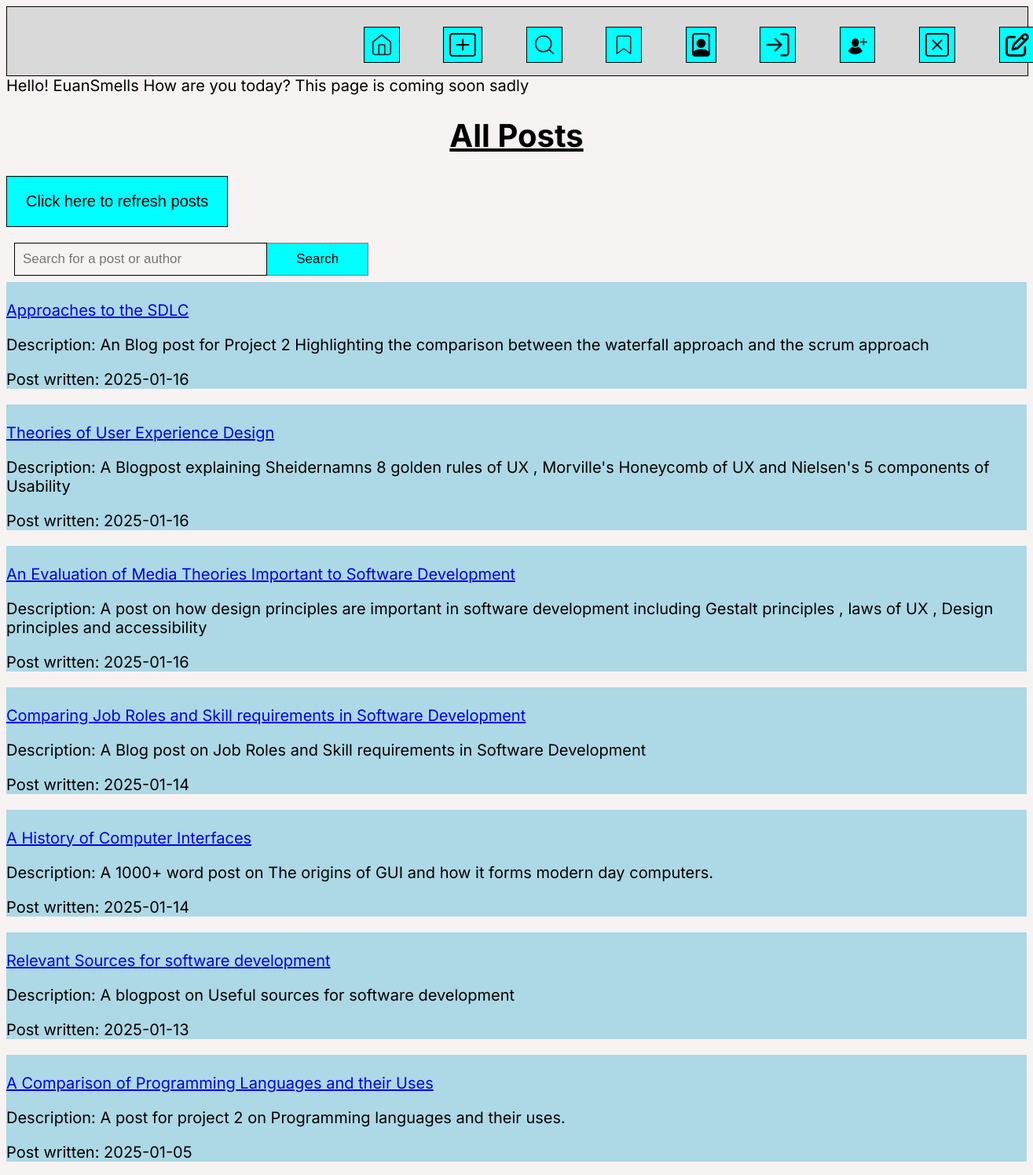
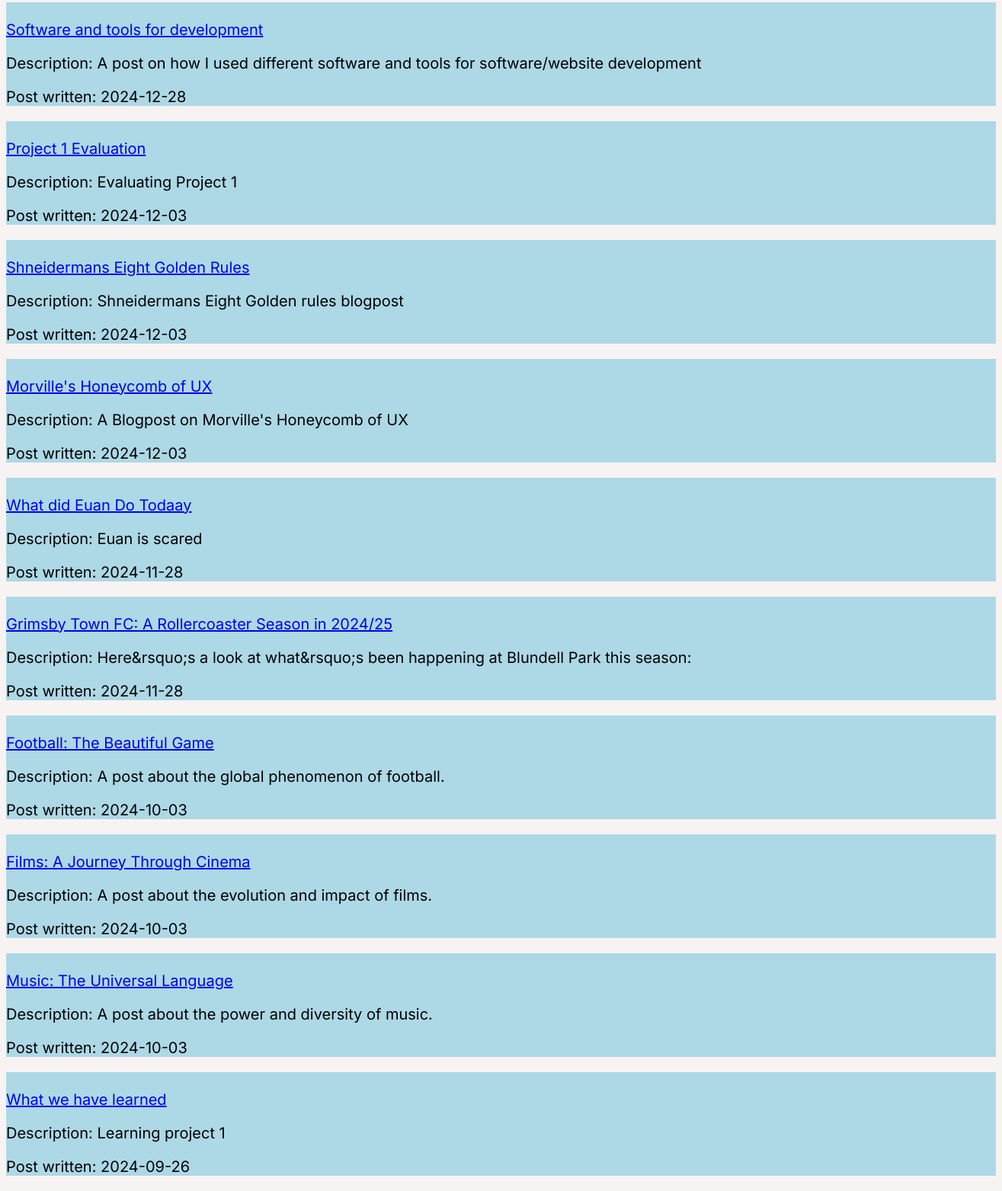
The app's page /bookmarked_posts.php (signed in) with its own data (2 pictures, top to bottom).
### tables this page shows
CREATE TABLE `posts` (
  `id` int(12) UNSIGNED NOT NULL,
  `title` varchar(255) NOT NULL,
  `description` varchar(255) NOT NULL,
  `post_txt` mediumtext NOT NULL,
  `picture` blob NOT NULL,
  `created` date NOT NULL DEFAULT current_timestamp()
);

### bookmarked_posts.php (the view, shortened to what this page needs)
<?php
include 'connectdb.php';
$posts = [];
if (empty($posts)) {
    $stmt = $conn->prepare("SELECT * FROM posts ORDER BY created DESC");
    $stmt->execute();
    $result = $stmt->get_result();
    while ($row = $result->fetch_assoc()) {
        $posts[] = $row;
    }
}
$username = $_SESSION['username'] ?? 'Guest';
?>
<!DOCTYPE html>
<html lang="en">
<head>
    <link rel="stylesheet" href="list_posts.css">
</head>
<body>
<nav class="Header">
        <a class="icon" class="icon" href="index.php">
            <img src="Home.svg">
            </a>
            <a class="icon" href="new_post_form.php">
            <img src="create_post.svg">
            </a>
            <a class="icon" href="list_posts.php">
            <img src="Search.svg">
        <a class="icon" href="bookmarked_posts.php">
        <img src="Bookmark.svg">
        </a>
            <a class="icon" href="view_profile.php">
            <img src="Account.svg">
            </a>
            </a>
            <a class="icon" href="login.php">
            <img src="login.svg">
            </a>
            <a class="icon" href="signup.php">
            <img src="signup.svg">
            </a>
            <a class="icon" href="delete_profile.php">
        <img src="delete_profile.svg">
        </a>
        <a class="icon" href="feedback.php">
        <img src="feedback.svg">
        </a>
        </nav>
    <?php
    echo "Hello! {$username} How are you today? This page is coming soon sadly ";
    ?>
    <h1 class="title"><b><u>All Posts</u></b></h1>
    <div class="refresh">
        <button> <a href="bookmarked_posts.php"> Click here to refresh posts</a></button>
    </div>
    <div class="search-button">
        <form method='POST'>
            <input type="text" placeholder="Search for a post or author" name="search">
            <button name="submit">Search</button>
        </form>
    </div>
    <div class="posts-container">
        <?php
        if (!empty($posts)) {
            foreach ($posts as $row) {
                echo '<section class="postCard">';
                echo '<p><a href="retrieve_post.php?id=' . htmlspecialchars($row['id']) . '">' . '<br>', htmlspecialchars($row['title']) . '</a></p>';
                echo '<p>Description: ' . htmlspecialchars($row['description']) . '</p>';
                echo '<p>Post written: ' . htmlspecialchars($row['created']) . '</p>';
                echo '</section>';
            }
        } else {
            echo "<p>No posts found.</p>";
        }
        ?>
    </div>
</body>
</html>

### list_posts.css (style rules this page uses)
body { background-color: #F8F3F3; font-family: "Inter", sans-serif; font-size: 20px; }
nav { width: 100%; margin: auto; height: 87px; display: inline-block; background-color: #D9D9D9; border: 1px solid #000; }
.icon { text-decoration: none; position: relative; left: 33%; }
.icon img { border: #000 thin solid; padding: 7px; height: 30px; background-color: aqua; margin: 25px; }
.title { text-align: center; }
.refresh button { border: #000 thin solid; padding: 20px 24px; background-color: aqua; text-decoration: none; cursor: pointer; font-size: 20px; text-align: center; }
.refresh a { text-decoration: none; color: black; }
input { box-sizing: border-box; float: left; width: 25%; padding: 10px; background: transparent; color: black; font-size: 17px; border: 1px solid black; cursor: pointer; }
form button { background: aqua; float: left; width: 10%; padding: 10px; color: black; font-size: 17px; border: 1px solid grey; border-left: none; cursor: pointer; }
.search-button { text-decoration: none; padding-left: 10px; padding-bottom: 30px; }
section.postCard { background-color: lightblue; display: block; }

### records on screen
posts: title "Approaches to the SDLC", description "An Blog post for Project 2 Highlighting the comparison between the waterfall approach and the scrum approach", created "2025-01-16"
posts: title "Theories of User Experience Design", description "A Blogpost explaining Sheidernamns 8 golden rules of UX , Morville's Honeycomb of UX and Nielsen's 5 components of Usability", created "2025-01-16"
posts: title "An Evaluation of Media Theories Important to Software Development", description "A post on how design principles are important in software development including Gestalt principles , laws of UX , Design principles and accessibility", created "2025-01-16"
posts: title "Comparing Job Roles and Skill requirements in Software Development", description "A Blog post on Job Roles and Skill requirements in Software Development", created "2025-01-14"
posts: title "A History of Computer Interfaces", description "A 1000+ word post on The origins of GUI and how it forms modern day computers.", created "2025-01-14"
posts: title "Relevant Sources for software development", description "A blogpost on Useful sources for software development", created "2025-01-13"
posts: title "A Comparison of Programming Languages and their Uses", description "A post for project 2 on Programming languages and their uses.", created "2025-01-05"
posts: title "Software and tools for development", description "A post on how I used different software and tools for software/website development", created "2024-12-28"
posts: title "Project 1 Evaluation", description "Evaluating Project 1", created "2024-12-03"
posts: title "Shneidermans Eight Golden Rules", description "Shneidermans Eight Golden rules blogpost", created "2024-12-03"
posts: title "Morville's Honeycomb of UX", description "A Blogpost on Morville's Honeycomb of UX", created "2024-12-03"
posts: title "What did Euan Do Todaay", description "Euan is scared", created "2024-11-28"
posts: title "Grimsby Town FC: A Rollercoaster Season in 2024/25", description "Here&rsquo;s a look at what&rsquo;s been happening at Blundell Park this season:", created "2024-11-28"
posts: title "Football: The Beautiful Game", description "A post about the global phenomenon of football.", created "2024-10-03"
posts: title "Films: A Journey Through Cinema", description "A post about the evolution and impact of films.", created "2024-10-03"
posts: title "Music: The Universal Language", description "A post about the power and diversity of music.", created "2024-10-03"
posts: title "What we have learned", description "Learning project 1", created "2024-09-26"

### other values on screen
$username "EuanSmells"
